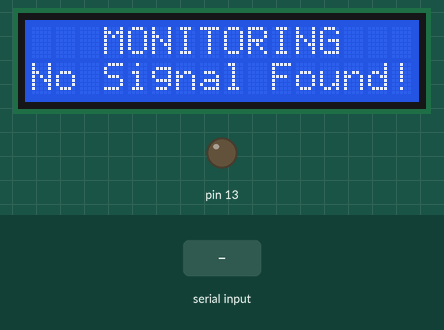
Recording of a sketch running on a simulated Arduino Uno, built with avr-gcc and run on an emulated ATmega328P. On the bench: 16×2 character LCD, output pins drawn as LEDs (lit = HIGH). The inputs (shaded band) are chosen by the test bench. What the sketch prints to the serial monitor is not drawn.

Above: at 1.3 s.
1.4 s: "90,45\n" received over Serial
At 3.3 s:
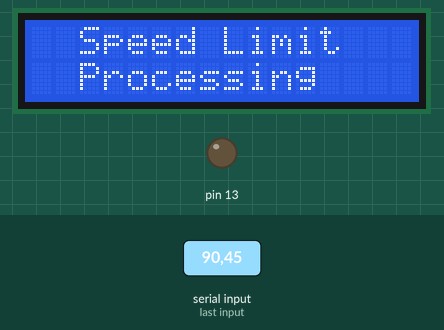
At 7.3 s:
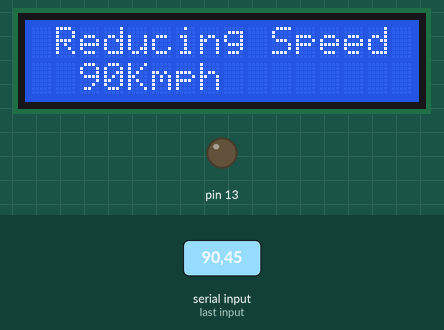
Timing chart, 0 to 13.2 s (numbered marks = the images above; inputs shaded):
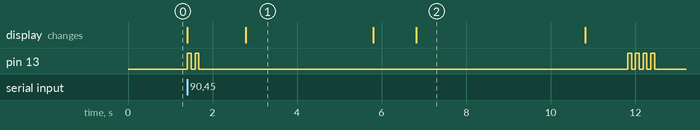

The sketch:

FullCode.ino
```cpp
#include <LiquidCrystal_I2C.h>
#include <Wire.h>

LiquidCrystal_I2C lcd(0x27, 16, 2); // set the LCD address to 0x27 for a 16 chars and 2 line display

 //int value = 70;

void setup() {

  Serial.begin(9600);
  pinMode(13,OUTPUT);


  //--------------------Display-------------------------------
   lcd.init();                      // initialize the lcd
    lcd.init();// Print a message to the LCD.
    lcd.backlight();
  //----------------------------------------------------------------


  //Display on the display start
      lcd.setCursor(3, 0);
      lcd.print("MONITORING");
      lcd.setCursor(0, 1);
      lcd.print("No Signal Found!");

    //Display on the display end


}

void loop() {


  Serial.println("What is the speed limit");
  while (Serial.available() == 0) {
  }

  int speed_limit = Serial.parseInt();


  if(speed_limit == -1){
      lcd.clear();
      digitalWrite(13, HIGH);  // turn the LED on (HIGH is the voltage level)
      lcd.setCursor(2, 1);
      lcd.print("Signal Found!");
      delay(1000);
    //Buzzer Starts
      delay(1000);                      // wait for a second
      digitalWrite(13, LOW);   // turn the LED off by making the voltage LOW
      delay(1000);                      // wait for a second
      //Buzzer Ends
      lcd.clear();


  }

  lcd.clear();

  if(speed_limit > 0){

    //Buzzer Starts
      digitalWrite(13, HIGH);  // turn the LED on (HIGH is the voltage level)
      delay(90);                      // wait for a second
      digitalWrite(13, LOW);   // turn the LED off by making the voltage LOW
      delay(90);                      // wait for a second
      digitalWrite(13, HIGH);  // turn the LED on (HIGH is the voltage level)
      delay(90);                      // wait for a second
      digitalWrite(13, LOW);   // turn the LED off by making the voltage LOW
      delay(90);                      // wait for a second
      //Buzzer Ends

      //Display on the display start
        lcd.clear();
        delay(1000);
        lcd.setCursor(2, 0);
        lcd.print("Speed Limit");
        lcd.setCursor(2, 1);
        lcd.print("Processing");
        delay(3000);
        lcd.clear();
        lcd.clear();
        delay(1000);
        lcd.setCursor(1, 0);
        lcd.print("Reducing Speed");
        lcd.setCursor(2, 1);
        lcd.print(String(speed_limit) + "Kmph");
        delay(4000);
        lcd.clear();
        lcd.clear();
        delay(1000);
      //Display on the display end

      //Buzzer Starts
      digitalWrite(13, HIGH);  // turn the LED on (HIGH is the voltage level)
      delay(90);                      // wait for a second
      digitalWrite(13, LOW);   // turn the LED off by making the voltage LOW
      delay(90);                      // wait for a second
      digitalWrite(13, HIGH);  // turn the LED on (HIGH is the voltage level)
      delay(90);                      // wait for a second
      digitalWrite(13, LOW);   // turn the LED off by making the voltage LOW
      delay(90);                      // wait for a second
      //Buzzer Ends


  }

}
```

Measured:
- after the input at 1.4 s, pin 13: goes HIGH 0.09 s, LOW 0.09 s, HIGH 0.09 s, LOW 10.1 s, 3 × (HIGH 0.09 s, LOW 0.09 s), HIGH 0.09 s, then LOW, starting at once; the display: first changes at once (image 1 shows a later state)
- what the display in image 1 shows lasts 3.0 s, from 2.8 s to 5.8 s
